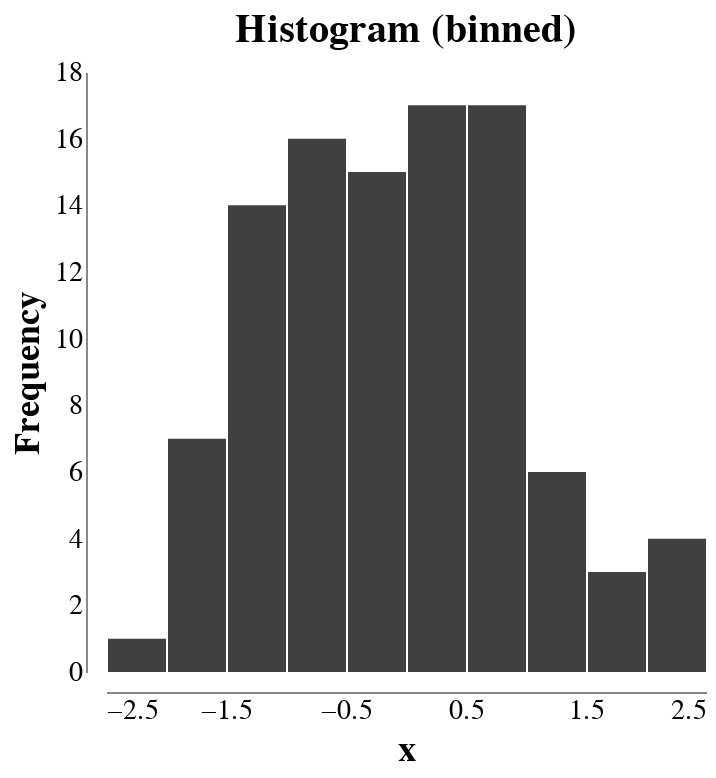

This figure's notebook cell:
### Code cell
alt.Chart(df, title="Histogram (binned)").mark_bar().encode(
    alt.X("x:Q", bin=True, title="x"),
    alt.Y('count()', title="Frequency")
)

### Figure 1 — Vega-Lite specification as saved in the notebook (floating-point values rounded to 4 significant figures)
{"config": {"title": {"font": "Georgia", "fontSize": 20}, "background": null, "view": {"width": 300, "height": 300, "stroke": null}, "mark": {"filled": true, "color": "black", "opacity": 0.75}, "axis": {"labelFontSize": 14, "titleFontSize": 18, "offset": 10, "grid": false, "ticks": false, "labelFont": "Georgia", "titleFont": "Georgia"}, "legend": {"titleFont": "Georgia", "labelFont": "Georgia", "titleFontSize": 14, "labelFontSize": 12}, "range": {"category": {"scheme": "observable10"}}, "scale": {"nice": true}}, "data": {"name": "data-7b7730cc0873c1442d2cfbd625b4a869"}, "mark": {"type": "bar"}, "encoding": {"x": {"bin": true, "field": "x", "title": "x", "type": "quantitative"}, "y": {"aggregate": "count", "title": "Frequency", "type": "quantitative"}}, "title": "Histogram (binned)", "$schema": "https://vega.github.io/schema/vega-lite/v5.20.1.json", "datasets": {"data-7b7730cc0873c1442d2cfbd625b4a869": [{"x": 0.5696, "y": 1.948, "category": 0}, {"x": 0.1479, "y": -0.4367, "category": 1}, {"x": 0.147, "y": 1.375, "category": 0}, {"x": -1.72, "y": -1.025, "category": 1}, {"x": -0.2546, "y": -1.151, "category": 0}, {"x": -0.4476, "y": -1.378, "category": 0}, {"x": -1.054, "y": -2.493, "category": 0}, {"x": -1.446, "y": 0.2333, "category": 0}, {"x": -1.746, "y": 0.5316, "category": 1}, {"x": -0.1528, "y": 0.5277, "category": 1}, {"x": 1.139, "y": 2.172, "category": 1}, {"x": -0.4465, "y": -0.1214, "category": 1}, {"x": -1.445, "y": 0.429, "category": 1}, {"x": -2.487, "y": 1.748, "category": 1}, {"x": -0.549, "y": -1.082, "category": 0}, {"x": -1.01, "y": -0.2621, "category": 0}, {"x": 0.8563, "y": 0.5852, "category": 1}, {"x": -1.486, "y": -0.4371, "category": 0}, {"x": 1.342, "y": 0.3211, "category": 0}, {"x": 0.5902, "y": 1.875, "category": 1}, {"x": -1.205, "y": -0.07188, "category": 0}, {"x": 0.3786, "y": 0.6867, "category": 0}, {"x": 0.1009, "y": -0.08742, "category": 1}, {"x": -0.1444, "y": 0.2197, "category": 0}, {"x": 1.785, "y": -1.983, "category": 0}, {"x": -1.464, "y": -0.6173, "category": 1}, {"x": -0.9316, "y": -0.3393, "category": 1}, {"x": -0.5037, "y": -0.2055, "category": 1}, {"x": -0.5049, "y": -1.23, "category": 1}, {"x": -0.3947, "y": 1.377, "category": 1}, {"x": 0.7999, "y": 0.5809, "category": 1}, {"x": -0.4272, "y": 0.4137, "category": 0}, {"x": -0.537, "y": -0.3488, "category": 0}, {"x": 0.1777, "y": -0.786, "category": 1}, {"x": 0.6685, "y": 0.3145, "category": 0}, {"x": -1.65, "y": -1.695, "category": 0}, {"x": -1.644, "y": -0.6971, "category": 1}, {"x": -0.8064, "y": -1.377, "category": 1}, {"x": -1.68, "y": 0.1047, "category": 0}, {"x": 0.7284, "y": -1.065, "category": 1}, {"x": 0.8598, "y": 0.2647, "category": 1}, {"x": 0.5242, "y": 0.2358, "category": 0}, {"x": 0.06561, "y": 0.7769, "category": 1}, {"x": 1.093, "y": 0.5352, "category": 0}, {"x": -0.1229, "y": 1.51, "category": 1}, {"x": 0.7599, "y": -0.5048, "category": 1}, {"x": 0.7525, "y": -0.6873, "category": 1}, {"x": -1.254, "y": -1.504, "category": 0}, {"x": -1.327, "y": 0.3292, "category": 1}, {"x": -0.09045, "y": 0.09782, "category": 0}, {"x": -1.95, "y": 0.1495, "category": 1}, {"x": 2.12, "y": -1.259, "category": 0}, {"x": -0.4788, "y": 0.6289, "category": 0}, {"x": -0.2757, "y": -0.9898, "category": 0}, {"x": -0.7574, "y": -0.06073, "category": 1}, {"x": -1.361, "y": -1.487, "category": 0}, {"x": 0.6422, "y": 1.833, "category": 0}, {"x": -0.836, "y": -0.05794, "category": 1}, {"x": -0.6195, "y": 0.8941, "category": 0}, {"x": 0.4249, "y": -0.04923, "category": 1}, {"x": 2.236, "y": -1.316, "category": 0}, {"x": 0.3578, "y": 0.3799, "category": 0}, {"x": 2.078, "y": 0.4636, "category": 1}, {"x": -0.5662, "y": -0.4502, "category": 0}, {"x": 0.6061, "y": -0.2797, "category": 0}, {"x": -0.02005, "y": -0.4534, "category": 1}, {"x": -0.6715, "y": -1.668, "category": 0}, {"x": -1.562, "y": -0.1087, "category": 0}, {"x": 0.6337, "y": 1.596, "category": 0}, {"x": -0.6752, "y": -0.6489, "category": 0}, {"x": 0.4906, "y": 0.07874, "category": 1}, {"x": -0.1994, "y": -1.457, "category": 0}, {"x": 0.08392, "y": -0.412, "category": 1}, {"x": -0.7584, "y": 0.8167, "category": 1}, {"x": 0.08426, "y": -1.453, "category": 1}, {"x": 0.9328, "y": 0.654, "category": 0}, {"x": 2.253, "y": -2.095, "category": 1}, {"x": 0.4375, "y": 1.025, "category": 0}, {"x": 0.6635, "y": 0.4325, "category": 1}, {"x": 1.603, "y": 0.4336, "category": 1}, {"x": -1.012, "y": 0.8063, "category": 1}, {"x": 0.5407, "y": -0.2464, "category": 0}, {"x": 0.2983, "y": -0.4369, "category": 1}, {"x": -1.086, "y": 1.126, "category": 1}, {"x": 0.06796, "y": 0.1113, "category": 1}, {"x": 1.28, "y": 0.7511, "category": 1}, {"x": -0.4851, "y": -1.376, "category": 1}, {"x": 1.145, "y": -0.6054, "category": 0}, {"x": -0.1534, "y": 0.633, "category": 0}, {"x": -1.32, "y": -0.2454, "category": 1}, {"x": -0.5126, "y": -0.6164, "category": 0}, {"x": 0.08002, "y": 2.359, "category": 1}, {"x": 1.091, "y": -0.1897, "category": 1}, {"x": 0.3918, "y": -0.3314, "category": 1}, {"x": 1.537, "y": 0.1447, "category": 1}, {"x": -0.5943, "y": 1.981, "category": 0}, {"x": 0.0643, "y": 0.09242, "category": 0}, {"x": 0.5386, "y": -0.3385, "category": 0}, {"x": -0.8056, "y": 1.101, "category": 0}, {"x": -1.281, "y": 1.023, "category": 0}]}}
